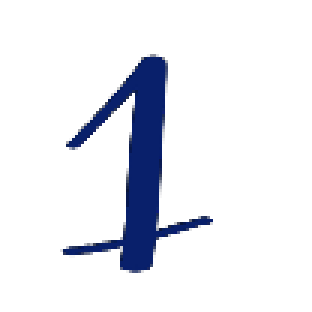
#> input picture ocr/training_data/1/Screenshot 2026-03-21 at 12.45.22.png, 104 x 104 px (shown 3 times larger); its folder holds 3 pictures in this run
$ python train_classifier.py
#> lines starting #> are read from the running program, lines starting #| are printed output that depends on the picture; after the words box and inside, x2 and y2 are one past the last pixel; in counts of white or black regions, pixels touching at a corner belong together
"""
Train a handwritten-digit classifier on the client's handwriting samples.

Saves the trained model to ocr/digit_model.pkl.

Run once from the project root:
    python -m ocr.train_classifier
"""

from __future__ import annotations

import pathlib
import sys

import cv2
import joblib
import numpy as np
from sklearn.model_selection import cross_val_score
from sklearn.neural_network import MLPClassifier
from sklearn.pipeline import Pipeline
from sklearn.preprocessing import StandardScaler

# ── Paths ─────────────────────────────────────────────────────────────────────
_HERE         = pathlib.Path(__file__).parent
TRAINING_DIR  = _HERE / "training_data"
MODEL_PATH    = _HERE / "digit_model.pkl"

# ── Preprocessing ─────────────────────────────────────────────────────────────
IMG_SIZE = 28

# HOG descriptor — must match classifier.py exactly.
# 28×28 window, 14×14 blocks, 7px stride, 7×7 cells, 9 orientation bins → 324 features.
_HOG_DESC = cv2.HOGDescriptor(
    _winSize=(IMG_SIZE, IMG_SIZE),
    _blockSize=(14, 14),
    _blockStride=(7, 7),
    _cellSize=(7, 7),
    _nbins=9,
)

# Number of random augmented copies generated per original sample.
N_AUGMENTS = 7


def _to_binary(img: np.ndarray) -> np.ndarray:
    """
    Grayscale image → clean 28×28 binary image (digit=white, bg=black).

    Must stay in exact sync with _to_binary in classifier.py.
    Pipeline: CLAHE → fixed threshold (180) → dilate → keep largest connected
              component → bounding-box crop → resize to 28×28.
    """
    clahe = cv2.createCLAHE(clipLimit=3.0, tileGridSize=(4, 4))
    img = clahe.apply(img)
    _, binary = cv2.threshold(img, 180, 255, cv2.THRESH_BINARY_INV)

    kernel = np.ones((2, 2), np.uint8)
    binary = cv2.dilate(binary, kernel, iterations=1)

    num_labels, labels, stats, _ = cv2.connectedComponentsWithStats(binary)
    if num_labels > 1:
        largest = 1 + int(np.argmax(stats[1:, cv2.CC_STAT_AREA]))
        clean = np.zeros_like(binary)
        clean[labels == largest] = 255
        binary = clean

    coords = cv2.findNonZero(binary)
    if coords is not None:
        x, y, w, h = cv2.boundingRect(coords)
        pad = max(w, h) // 6
        x1 = max(0, x - pad)
        y1 = max(0, y - pad)
        x2 = min(binary.shape[1], x + w + pad)
        y2 = min(binary.shape[0], y + h + pad)
        binary = binary[y1:y2, x1:x2]

    return cv2.resize(binary, (IMG_SIZE, IMG_SIZE), interpolation=cv2.INTER_AREA)


def _hog(binary: np.ndarray) -> np.ndarray:
    """28×28 binary image → HOG feature vector (324 floats)."""
    return _HOG_DESC.compute(binary).flatten().astype(np.float32)


# [21 lines left out: function _augment, not called in this run]


def load_dataset() -> tuple[list[np.ndarray], np.ndarray]:
    """
    Walk training_data/{1..9}/ and return (binary_images, labels).
    Each element of binary_images is a preprocessed 28×28 uint8 array.
    """
    X_binary: list[np.ndarray] = []
    y: list[int]               = []

    for label in range(1, 10):
        folder = TRAINING_DIR / str(label)
        if not folder.is_dir():
            print(f"  [warn] missing folder: {folder}", file=sys.stderr)
            continue

        images = sorted(folder.glob("*.png")) + sorted(folder.glob("*.jpg"))
        for img_path in images:
            try:
                img = cv2.imread(str(img_path), cv2.IMREAD_GRAYSCALE)
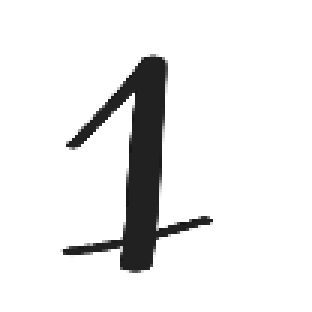
#> img: shape (104, 104) (shown 3 times larger); min 22, max 255, mean 234.4
                if img is None:
                    raise FileNotFoundError(f"Cannot read: {img_path}")
                X_binary.append(_to_binary(img))
#> in _to_binary, `_, binary = cv2.threshold(img, 180, 255, cv2.THRESH_BINARY_INV)`:
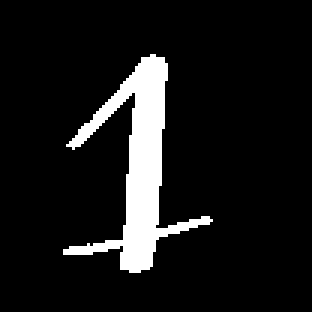
#> binary: shape (104, 104) (shown 3 times larger); 9.4% white; 1 white region, box (x1, y1, x2, y2) and area: (21, 18, 71, 91) 1015
#> in _to_binary, `binary = cv2.dilate(binary, kernel, iterations=1)`:
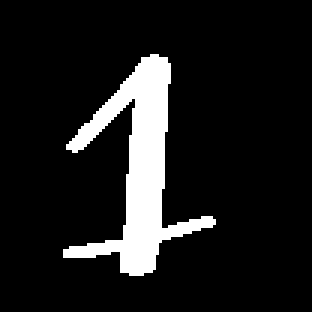
#> binary: shape (104, 104) (shown 3 times larger); 11% white; 1 white region, box (x1, y1, x2, y2) and area: (21, 18, 72, 92) 1194
#> in _to_binary, `num_labels, labels, stats, _ = cv2.connectedComponentsWithStats(binary)`: num_labels = 2; stats = [[0, 0, 104, 104, 9622], [21, 18, 51, 74, 1194]]
#> in _to_binary, `largest = 1 + int(np.argmax(stats[1:, cv2.CC_STAT_AREA]))`: largest = 1
                y.append(label)
            except Exception as exc:
                print(f"  [warn] skipping {img_path.name}: {exc}", file=sys.stderr)
#> pass 2 of the loop in load_dataset, `for label in range(1, 10):`:
#> images = 1 item
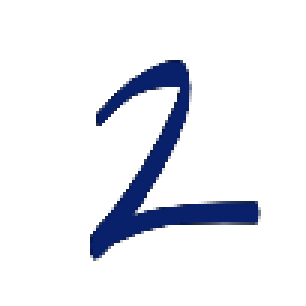
#> input picture ocr/training_data/2/Screenshot 2026-03-21 at 12.50.48.png, 102 x 102 px (shown 3 times larger)
#> in _to_binary (call 4), `_, binary = cv2.threshold(img, 180, 255, cv2.THRESH_BINARY_INV)`:
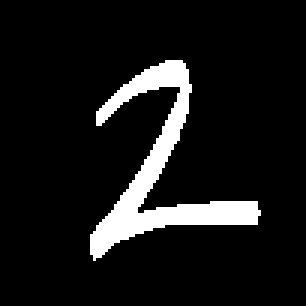
#> binary: shape (102, 102) (shown 3 times larger); 9.2% white; 1 white region, box (x1, y1, x2, y2) and area: (30, 20, 87, 87) 960
#> in _to_binary (call 4), `binary = cv2.dilate(binary, kernel, iterations=1)`:
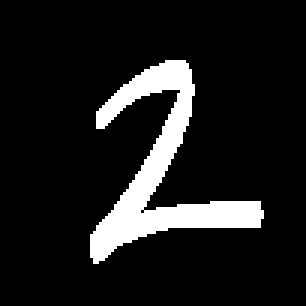
#> binary: shape (102, 102) (shown 3 times larger); 11% white; 1 white region, box (x1, y1, x2, y2) and area: (30, 20, 88, 88) 1148
#> stats = [[0, 0, 102, 102, 9256], [30, 20, 58, 68, 1148]]

    return X_binary, np.array(y)


# [24 lines left out: function augment_dataset, not called in this run]


def _build_model() -> Pipeline:
    """
    Build a Pipeline: StandardScaler → MLPClassifier.

    Trained on HOG features (324-dim).  Hidden layers are deliberately large
    so the model fully memorises this specific client's handwriting.
    """
    return Pipeline([
        ("scaler", StandardScaler()),
        ("mlp", MLPClassifier(
            hidden_layer_sizes=(256, 128),
            activation="relu",
            max_iter=1000,
            random_state=42,
        )),
    ])


def train() -> None:
    print("Loading training data…")
    X_binary, y = load_dataset()
    print(f"  {len(X_binary)} original samples | {len(set(y))} classes")

    # CV on HOG features from original (un-augmented) data — honest accuracy estimate.
    print("Running cross-validation on original data…")
    X_hog_orig = np.array([_hog(b) for b in X_binary])
#> (the run stopped early here; a loop or call above may not have finished)
